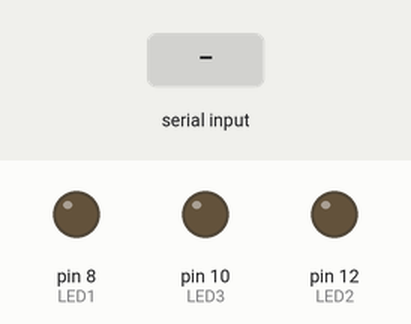
Bench run of a sketch on a simulated Arduino Uno, built with avr-gcc and run on an emulated ATmega328P. Parts: output pins drawn as LEDs (lit = HIGH). The inputs (shaded band) are chosen by the test bench.

Above: at 1.2 s.
1.3 s: "1" received over Serial
At 1.7 s:
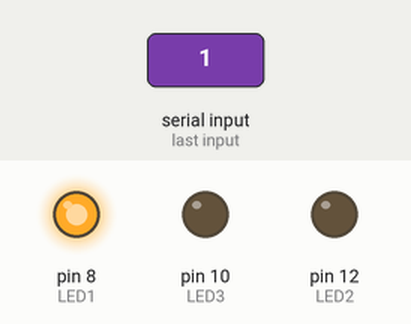
2.8 s: "2" received over Serial
At 4.0 s:
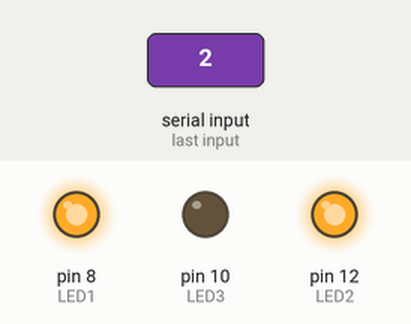
4.3 s: "3" received over Serial
At 5.2 s:
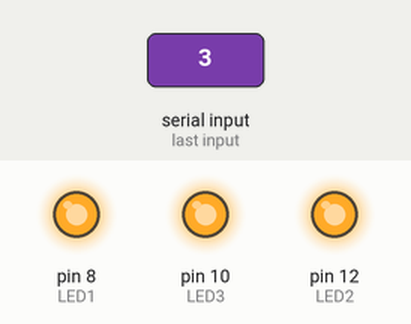
5.8 s: "4" received over Serial
At 6.3 s:
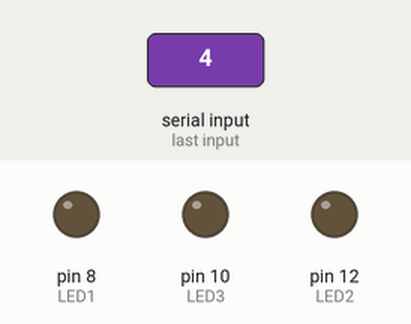
7.3 s: "2" received over Serial
At 8.5 s:
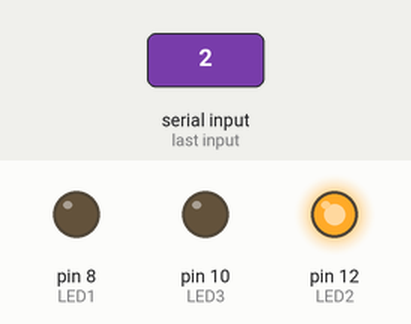
8.8 s: "3" received over Serial
At 9.8 s:
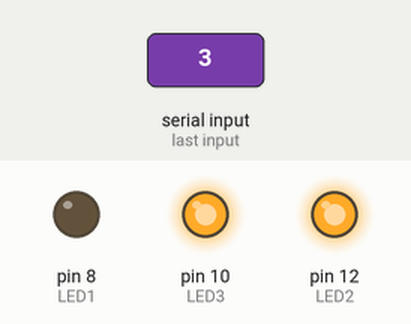
Timing chart, 0 to 11.3 s (numbered marks = the images above; inputs shaded):
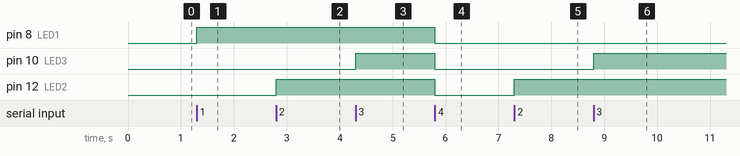

Measured:
- after the input at 1.3 s, pin 8 (LED1): LOW → HIGH at once
- after the input at 2.8 s, pin 12 (LED2): LOW → HIGH at once
- after the input at 4.3 s, pin 10 (LED3): LOW → HIGH at once
- after the input at 5.8 s, pin 8 (LED1), pin 10 (LED3), pin 12 (LED2): HIGH → LOW at once
- after the input at 7.3 s, pin 12 (LED2): LOW → HIGH at once
- after the input at 8.8 s, pin 10 (LED3): LOW → HIGH at once

The sketch:

three_led.ino
```cpp
int LED1 = 8;
int LED2 = 12;
int LED3 = 10;

void setup() {
  pinMode(LED1, OUTPUT);
  pinMode(LED2, OUTPUT);
  pinMode(LED3, OUTPUT);
  Serial.begin(9600);
}

void loop() {
  // put your main code here, to run repeatedly:
  char command;
  if(Serial.available() > 0) {
    command = Serial.read();

    switch(command) {
      case '1':
        digitalWrite(LED1, HIGH);
        //digitalWrite(LED2, LOW);
       //digitalWrite(LED3, LOW);
       //delay(1000);
        break;
       case '2':
       //digitalWrite(LED1, LOW);
        digitalWrite(LED2, HIGH);
        //digitalWrite(LED3, LOW);
        //delay(1000);
        break;
       case '3':
       //digitalWrite(LED1, LOW);
        //digitalWrite(LED2, LOW);
        digitalWrite(LED3, HIGH);
        //delay(1000);
        break;
       case '4':
       digitalWrite(LED1, LOW);
        digitalWrite(LED2, LOW);
        digitalWrite(LED3, LOW);
        //delay(1000);
        break;
    }
  }
}
```
